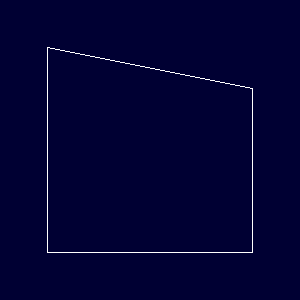

The script that drew this image:
#!/usr/bin/env python

# Read a glTF file with LINE_STRIP primitive mode (read indices) and render.

import os

import vtkmodules.vtkInteractionStyle  # noqa: F401
import vtkmodules.vtkRenderingFreeType  # noqa: F401
import vtkmodules.vtkRenderingOpenGL2  # noqa: F401

from vtkmodules.vtkIOGeometry import vtkGLTFReader
from vtkmodules.vtkRenderingCore import (
    vtkActor,
    vtkCompositePolyDataMapper,
    vtkRenderWindow,
    vtkRenderWindowInteractor,
    vtkRenderer,
)

# Source
data_dir = os.environ.get("VPE_DATA_DIR", os.path.dirname(os.path.abspath(__file__)))

# Read glTF file
gltf_reader = vtkGLTFReader()
gltf_reader.SetFileName(os.path.join(data_dir, "glTF", "PrimitiveModes", "Mesh_PrimitiveMode_LINE_STRIP_2.gltf"))
gltf_reader.Update()

# Mapper
composite_mapper = vtkCompositePolyDataMapper()
composite_mapper.SetInputConnection(gltf_reader.GetOutputPort())

# Actor
gltf_actor = vtkActor()
gltf_actor.SetMapper(composite_mapper)

# Renderer
renderer = vtkRenderer()
renderer.AddActor(gltf_actor)
renderer.SetBackground(0.0, 0.0, 0.2)

# Render window
render_window = vtkRenderWindow()
render_window.AddRenderer(renderer)
render_window.SetWindowName("gltf reader read line strip indices")
render_window.SetMultiSamples(0)
render_window.SetSize(300, 300)

# Interactor
interactor = vtkRenderWindowInteractor()
interactor.SetRenderWindow(render_window)

# Scene
renderer.ResetCamera()

interactor.Initialize()
interactor.Start()
